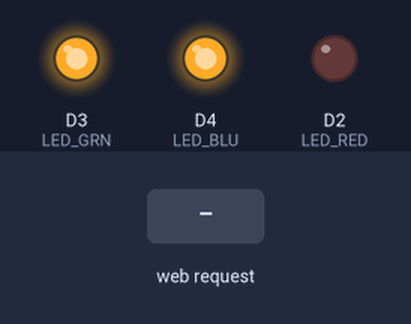
This sketch was run on a simulated ESP8266 (NodeMCU). Shown: output pins drawn as LEDs (lit = HIGH). The inputs (shaded band) are chosen by the test bench. What the sketch prints to the serial monitor is not drawn.

Above: at 2.3 s.
At 4.1 s:
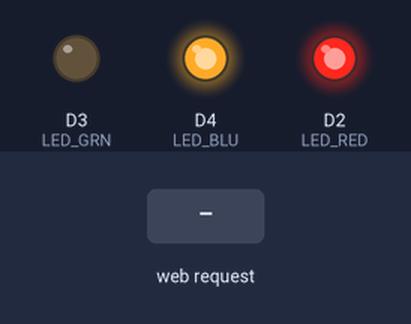
At 8.3 s:
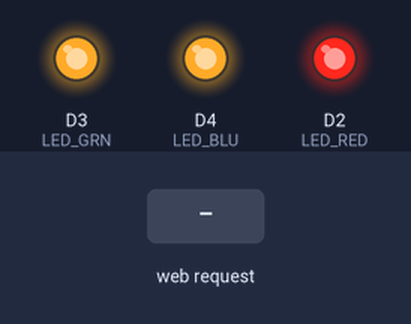
8.4 s: HTTP request GET / received
Timing chart, 0 to 11.4 s (numbered marks = the images above; inputs shaded):
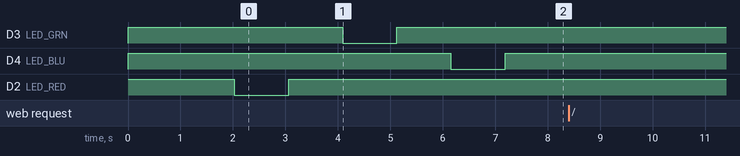

The sketch:

ESP8266_RGBLED-ColorPicker.ino
```cpp
// Ref: https://www.etechpath.com/how-to-control-rgb-led-wirelessly-using-esp8266-wifi-web-interface/

/*
 * The common cathode RGB LED are used in this project.
 */

#include <ESP8266WiFi.h>
#include <DNSServer.h>
#include <ESP8266WebServer.h>

#define LED_RED D2  // D2 = GPIO04
#define LED_GRN D3  // D3 = GPIO00
#define LED_BLU D4  // D4 = GPIO02

const char *AP_SSID = "ESP8266-RGB";  // AP SSID
const char *AP_PSWD = "1234test";     // AP password

const byte DNS_PORT = 53;
IPAddress apIP(192, 168, 1, 1);   //IP address of your ESP
DNSServer dnsServer;
ESP8266WebServer webServer(80);

String getWebpage();
void handleRoot();
void testRGB();
void fade(int);

//Webpage html Code
String webpage = getWebpage();

void setup()
{
  Serial.begin(9600);

  pinMode(LED_RED, OUTPUT);
  pinMode(LED_GRN, OUTPUT);
  pinMode(LED_BLU, OUTPUT);

  analogWrite(LED_RED, 1023);
  analogWrite(LED_GRN, 1023);
  analogWrite(LED_BLU, 1023);
  delay(1000);

  WiFi.mode(WIFI_AP);
  WiFi.softAPConfig(apIP, apIP, IPAddress(255, 255, 255, 0));

  //WiFi.softAP(AP_SSID);
  WiFi.softAP(AP_SSID, AP_PSWD);

  dnsServer.start(DNS_PORT, "rgb", apIP);
  webServer.on("/", handleRoot);
  webServer.begin();
  testRGB();
}

void loop()
{
  dnsServer.processNextRequest();
  webServer.handleClient();
}

String getWebpage()
{
  String html = "";

  html += "<!DOCTYPE html>\r\n";
  html += "<html>\r\n";
  html += "  <head>\r\n";
  html += "    <title>RGB LED Control</title>\r\n";
  html += "    <meta name='mobile-web-app-capable' content='yes' />\r\n";
  html += "    <meta name='viewport' content='width=device-width' />\r\n";
  html += "  </head>\r\n";
  html += "  <body style='margin: 0px; padding: 0px;'>\r\n";
  html += "    <canvas id='colorspace'></canvas>\r\n";
  html += "  </body>\r\n";
  html += "</html>\r\n";
  html += "\r\n";
  html += "<script type='text/javascript'>\r\n";
  html += "  (function () {\r\n";
  html += "    var canvas = document.getElementById('colorspace');\r\n";
  html += "    var ctx = canvas.getContext('2d');\r\n";
  html += "\r\n";
  html += "    function drawCanvas() {\r\n";
  html += "      var colours = ctx.createLinearGradient(0, 0, window.innerWidth, 0);\r\n";
  html += "      for(var i=0; i <= 360; i+=10) {\r\n";
  html += "        colours.addColorStop(i/360, 'hsl(' + i + ', 100%, 50%)');\r\n";
  html += "      }\r\n";
  html += "\r\n";
  html += "      ctx.fillStyle = colours;\r\n";
  html += "      ctx.fillRect(0, 0, window.innerWidth, window.innerHeight);\r\n";
  html += "      var luminance = ctx.createLinearGradient(0, 0, 0, ctx.canvas.height);\r\n";
  html += "      luminance.addColorStop(0, '#ffffff');\r\n";
  html += "      luminance.addColorStop(0.05, '#ffffff');\r\n";
  html += "      luminance.addColorStop(0.5, 'rgba(0,0,0,0)');\r\n";
  html += "      luminance.addColorStop(0.95, '#000000');\r\n";
  html += "      luminance.addColorStop(1, '#000000');\r\n";
  html += "      ctx.fillStyle = luminance;\r\n";
  html += "      ctx.fillRect(0, 0, ctx.canvas.width, ctx.canvas.height);\r\n";
  html += "    }\r\n";
  html += "\r\n";
  html += "    var eventLocked = false;\r\n";
  html += "    function handleEvent(clientX, clientY) {\r\n";
  html += "      if(eventLocked) {\r\n";
  html += "        return;\r\n";
  html += "      }\r\n";
  html += "\r\n";
  html += "      function colourCorrect(v) {\r\n";
  html += "        return Math.round(1023-(v*v)/64);\r\n";
  html += "      }\r\n";
  html += "\r\n";
  html += "      var data = ctx.getImageData(clientX, clientY, 1, 1).data;\r\n";
  html += "      var params = [\r\n";
  html += "        'r=' + colourCorrect(data[0]),\r\n";
  html += "        'g=' + colourCorrect(data[1]),\r\n";
  html += "        'b=' + colourCorrect(data[2])\r\n";
  html += "      ].join('&');\r\n";
  html += "\r\n";
  html += "      var req = new XMLHttpRequest();\r\n";
  html += "      req.open('POST', '?' + params, true);\r\n";
  html += "      req.send();\r\n";
  html += "      eventLocked = true;\r\n";
  html += "\r\n";
  html += "      req.onreadystatechange = function() {\r\n";
  html += "        if(req.readyState == 4) {\r\n";
  html += "          eventLocked = false;\r\n";
  html += "        }\r\n";
  html += "      }\r\n";
  html += "    }\r\n";
  html += "\r\n";
  html += "    canvas.addEventListener('click', function(event) {\r\n";
  html += "      handleEvent(event.clientX, event.clientY, true);\r\n";
  html += "    }, false);\r\n";
  html += "\r\n";
  html += "    canvas.addEventListener('touchmove', function(event){\r\n";
  html += "      handleEvent(event.touches[0].clientX, event.touches[0].clientY);\r\n";
  html += "    }, false);\r\n";
  html += "\r\n";
  html += "    function resizeCanvas() {\r\n";
  html += "      canvas.width = window.innerWidth;\r\n";
  html += "      canvas.height = window.innerHeight;\r\n";
  html += "      drawCanvas();\r\n";
  html += "    }\r\n";
  html += "\r\n";
  html += "    window.addEventListener('resize', resizeCanvas, false);\r\n";
  html += "    resizeCanvas();\r\n";
  html += "    drawCanvas();\r\n";
  html += "    document.ontouchmove = function(e) {e.preventDefault()};\r\n";
  html += "  })();\r\n";
  html += "</script>\r\n";

  return html;
}

void handleRoot()
{
  // Serial.println("handle root..");
  String red   = webServer.arg(0);  // read RGB arguments
  String green = webServer.arg(1);  // read RGB arguments
  String blue  = webServer.arg(2);  // read RGB arguments
  Serial.println("R: "+String(red) + ", G: " + String(green) + ", B: " + String(blue));

  // For common anode
//  int redVal = red.toInt();
//  int grnVal = green.toInt();
//  int bluVal = blue.toInt();

  // For common cathode
  int redVal = 1023 - red.toInt();
  int grnVal = 1023 - green.toInt();
  int bluVal = 1023 - blue.toInt();

  analogWrite(LED_RED, redVal);
  analogWrite(LED_GRN, grnVal);
  analogWrite(LED_BLU, bluVal);

  webServer.send(200, "text/html", webpage);
}

void testRGB()
{
  // fade in and out of Red, Green, Blue
  analogWrite(LED_RED, 1023); // Red off
  analogWrite(LED_GRN, 1023); // Green off
  analogWrite(LED_BLU, 1023); // Blue off

  fade(LED_RED); // Red fade effect
  fade(LED_GRN); // Green fade effect
  fade(LED_BLU); // Blue fade effect
}

void fade(int pin)
{
  for (int u = 0; u < 1024; u++) {
    analogWrite(pin, 1023 - u);
    delay(1);
  }

  for (int u = 0; u < 1024; u++) {
    analogWrite(pin, u);
    delay(1);
  }
}
```

Measured:
- after the input at 8.4 s, every drawn part: stays the same
